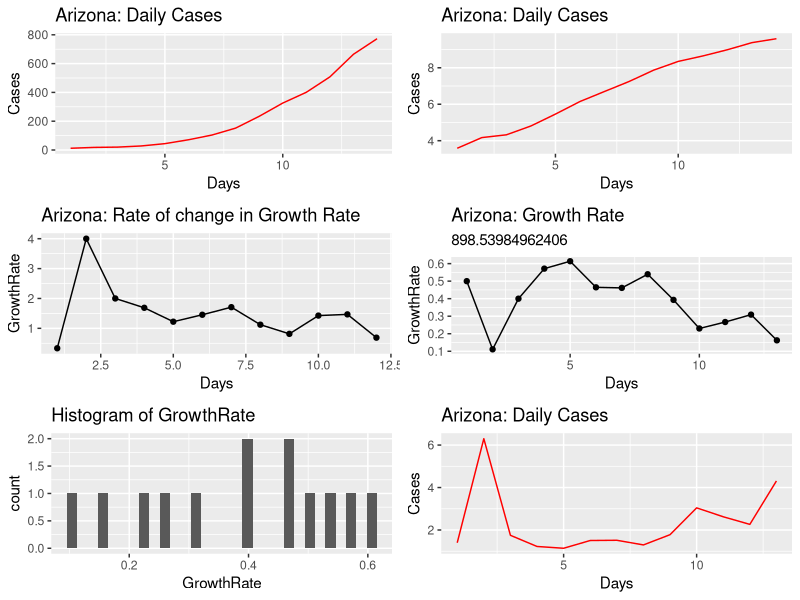

R code for this plot:
library(ggplot2)
library(gridExtra)
library(dplyr)

coronaGrowth <- function(absoluteNumbers){
  growthfactor <- NULL
  absgrowth <- NULL
  for(i in 1:length(absoluteNumbers))
  {
    #print((absoluteNumbers[i]-absoluteNumbers[i+1]/absoluteNumbers[i+1])/absoluteNumbers[i+1])
    growthfactor[i] <- ((absoluteNumbers[i]-absoluteNumbers[i+1]))/(absoluteNumbers[i+1]-absoluteNumbers[i+2])  
    #growthfactor[i] <- ((absoluteNumbers[i]-absoluteNumbers[i+1]))/(absolutenumbers[i])
  }
  
  return (rev(growthfactor))
}

DailyGrowthRate <- function(absoluteNumbers)
{
  growthfactor <- NULL
  absgrowth <- NULL
  for(i in 1:length(absoluteNumbers))
  {
    #print((absoluteNumbers[i]-absoluteNumbers[i+1]/absoluteNumbers[i+1])/absoluteNumbers[i+1])
    growthfactor[i] <- ((absoluteNumbers[i]/absoluteNumbers[i+1]))-1 
    #growthfactor[i] <- ((absoluteNumbers[i]-absoluteNumbers[i+1]))/(absolutenumbers[i])
  }
  
  return (rev(growthfactor))  
}

DoublingRate <- function(absoluteNumbers)
{
  doublingrRate <- NULL
  cumsum <- NULL
  for(i in 1:length(absoluteNumbers))
  {
    
    doublingrRate[i] <- (70/(absoluteNumbers[i]*100))
    
  }
  return ((doublingrRate))  
}

absolutenumbers <- c(773,665,508,401,326,234,152,104,71,44,28,20,18,12)


growthrate <- na.exclude(coronaGrowth(absolutenumbers))
days <- seq(1:length(growthrate))
dataTrend <- data.frame(GrowthRate = growthrate,Days = days)
print(dataTrend)
p1 <- ggplot(data=dataTrend, aes(x=Days, y=GrowthRate, group=1)) +ggtitle("Arizona: Rate of change in Growth Rate")+
  geom_line()+
  geom_point()

print(dataTrend)
#print(dataTrend1)




growthrate1 <- na.exclude(DailyGrowthRate(absolutenumbers))
doublingrate1 <- na.exclude(DoublingRate(growthrate1))
days1 <- seq(1:length(growthrate1))
dataTrend1 <- data.frame(GrowthRate = growthrate1,Days = days1,doublinrRate = doublingrate1)
print(dataTrend1)
multiplier <- tail(dataTrend1, n = 1)
pred_val <- (head(absolutenumbers, n = 1)*multiplier[,"GrowthRate"])+head(absolutenumbers, n = 1)



p2 <- ggplot(data=dataTrend1, aes(x=Days, y=GrowthRate, group=1)) +ggtitle("Arizona: Growth Rate",pred_val)+
  geom_line()+
  geom_point()

days <- seq(1:length(absolutenumbers))
growthrate <- append(growthrate, c(1,1),after = 0)
dataOriginal <- data.frame(Cases = rev(absolutenumbers), Days = days)
p3<- ggplot() +geom_line(data=dataOriginal, aes(x=Days, y=Cases,),color = "Red")+labs(title="Arizona: Daily Cases", y="Cases", x="Days")

p3_log<- ggplot() +geom_line(data=dataOriginal, aes(x=Days, y=log2(Cases)),color = "Red")+labs(title="Arizona: Daily Cases", y="Cases", x="Days")+
  #geom_line(data=dataOriginal, aes(x=Days+1, y=Prediction),color = "Blue")
  geom_point()



# Analyze growth rate to get interval of values
summary(dataTrend1$GrowthRate)
dataTrend1%>%select("GrowthRate")%>%summarise(meanGR = mean(GrowthRate), medianGR = median(GrowthRate), sdGR = sd(GrowthRate))
p4 <- ggplot(data = dataTrend1, aes(x = GrowthRate))+ggtitle("Histogram of GrowthRate")+geom_histogram()

#Analyze the doubling rate
p5<- ggplot() +geom_line(data=dataTrend1, aes(x=Days, y=doublinrRate),color = "Red")+labs(title="Arizona: Daily Cases", y="Cases", x="Days")+
  #geom_line(data=dataOriginal, aes(x=Days+1, y=Prediction),color = "Blue")
  geom_point()

#Confidence Interval for mean population GrowthRate:
meanGR = mean(dataTrend1$GrowthRate)
sdGR = sd(dataTrend1$GrowthRate)

uppperlimitGR= meanGR+sdGR
lowerlimitGR = meanGR-sdGR

#Predictions based on: Current Growth Rate, MeanGrowth Rate, Upper GrowthRate, Lower GrowthRate
pred_val_Current <- (head(absolutenumbers, n = 1)*multiplier[,"GrowthRate"])+head(absolutenumbers, n = 1)
pred_val_MeanGR <- (head(absolutenumbers, n = 1)*meanGR)+head(absolutenumbers, n = 1)
pred_val_upperGR <- (head(absolutenumbers, n = 1)*uppperlimitGR)+head(absolutenumbers, n = 1)
pred_val_lowerGR <- (head(absolutenumbers, n = 1)*lowerlimitGR)+head(absolutenumbers, n = 1)

print("Current GR:")
print(multiplier[,"GrowthRate"])
print(pred_val_Current)

print("Mean GR:")
print(meanGR)
print(pred_val_MeanGR)

print("Upperlimit GR:")
print(uppperlimitGR)
print(pred_val_upperGR)

print("Lowerlimit GR:")
print(lowerlimitGR)
print(pred_val_lowerGR)

#Doubling rate:-
DRCurrent <- round(70/(meanGR*100),digits = 0)
grid.arrange(p3,p3_log,p1,p2,p4,p5,nrow = 3, ncol = 2)

#Prjections based on GrowthRate, MeanGrowthRate and doubling-rate trends.



